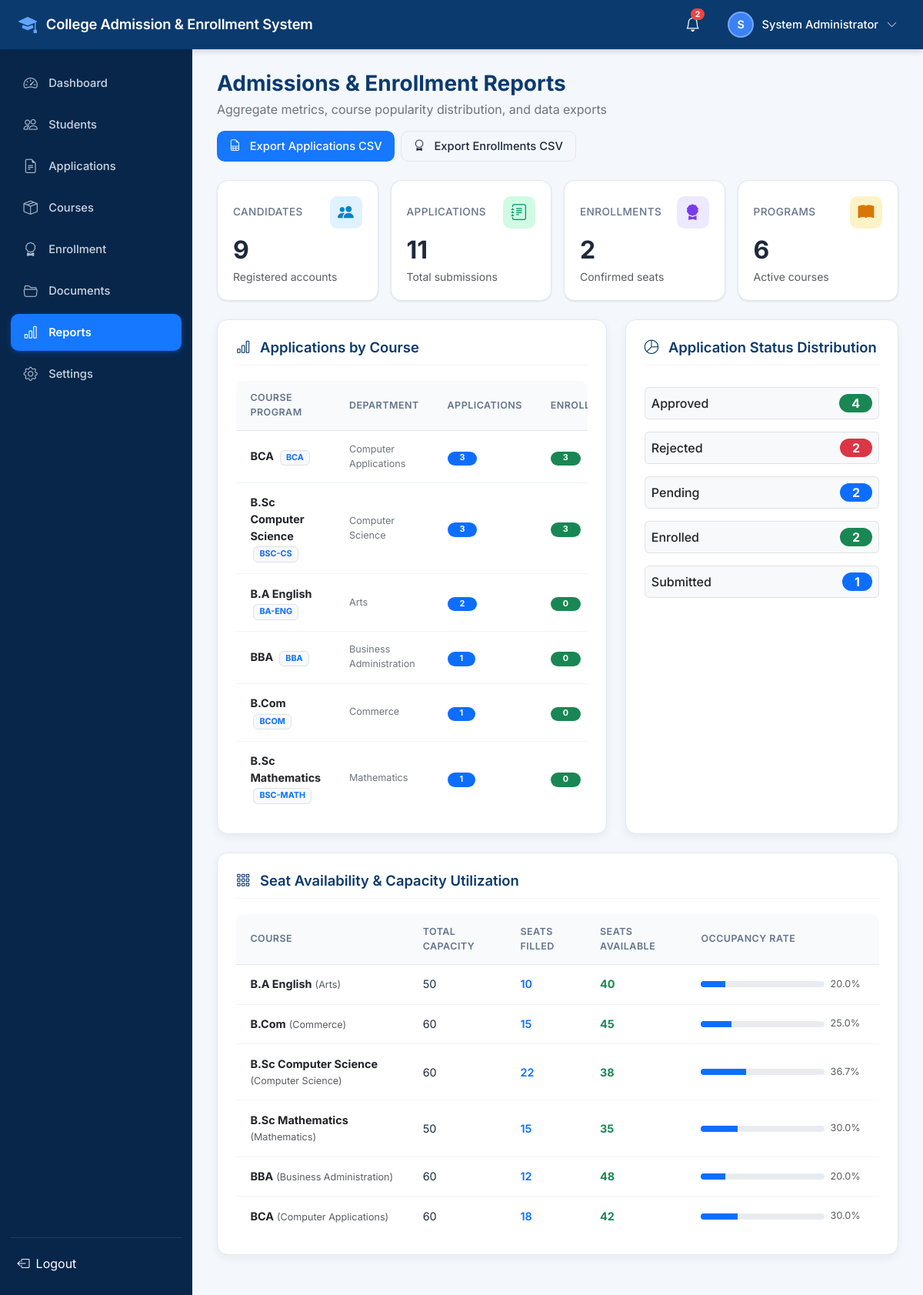
Page /reports/ (signed in) on the committed database.
### accounts/models.py (models this page shows, shortened)
class User(AbstractUser):
    ROLE_CHOICES = (
        ('ADMIN', 'Admin'),
        ('STUDENT', 'Student'),
    )
    role = models.CharField(max_length=20, choices=ROLE_CHOICES, default='STUDENT')
    email = models.EmailField(unique=True)
    phone_number = models.CharField(max_length=20, blank=True, null=True)
    profile_picture = models.ImageField(upload_to='profiles/', blank=True, null=True)
    created_at = models.DateTimeField(auto_now_add=True)
    updated_at = models.DateTimeField(auto_now=True)
    USERNAME_FIELD = 'email'
    REQUIRED_FIELDS = ['username', 'first_name', 'last_name']
    @property
    def is_student(self):
        return self.role == 'STUDENT'
    @property
    def is_admin_user(self):
        return self.role == 'ADMIN' or self.is_staff or self.is_superuser
    @property
    def full_name(self):
        name = f"{self.first_name} {self.last_name}".strip()
        return name if name else self.username

### courses/models.py (models this page shows, shortened)
class Course(models.Model):
    STATUS_CHOICES = (
        ('Active', 'Active'),
        ('Inactive', 'Inactive'),
    )
    course_name = models.CharField(max_length=150)
    course_code = models.CharField(max_length=30, unique=True)
    department = models.CharField(max_length=100)
    description = models.TextField(blank=True)
    duration = models.CharField(max_length=50, default='3 Years')
    total_seats = models.PositiveIntegerField(default=60, validators=[MinValueValidator(1)])
    available_seats = models.PositiveIntegerField(default=60)
    eligibility = models.TextField(default='10+2 Higher Secondary Examination passed with minimum 50% aggregate marks.')
    fees = models.DecimalField(max_digits=10, decimal_places=2, default=45000.00)
    status = models.CharField(max_length=20, choices=STATUS_CHOICES, default='Active')
    created_at = models.DateTimeField(auto_now_add=True)
    updated_at = models.DateTimeField(auto_now=True)
    class Meta:
        ordering = ['course_name']
    @property
    def filled_seats(self):
        return max(0, self.total_seats - self.available_seats)
    @property
    def occupancy_rate(self):
        if self.total_seats == 0:
            return 0
        return round((self.filled_seats / self.total_seats) * 100, 1)

### reports/views.py (the view)
# urls.py: path('', views.reports_overview, name='overview'),
@admin_required
def reports_overview(request):
    total_students = User.objects.filter(role='STUDENT').count()
    total_applications = AdmissionApplication.objects.count()
    total_enrollments = Enrollment.objects.filter(status='Confirmed').count()
    total_courses = Course.objects.count()
    apps_by_course = Course.objects.annotate(
        app_count=Count('applications'),
        enr_count=Count('enrollments')
    ).order_by('-app_count')
    status_counts = AdmissionApplication.objects.values('status').annotate(count=Count('id')).order_by('-count')
    courses_seats = Course.objects.all().order_by('course_name')
    return render(request, 'reports/overview.html', {
        'total_students': total_students,
        'total_applications': total_applications,
        'total_enrollments': total_enrollments,
        'total_courses': total_courses,
        'apps_by_course': apps_by_course,
        'status_counts': status_counts,
        'courses_seats': courses_seats,
    })

### templates/reports/overview.html (shortened to what this page needs)
{% extends 'base.html' %}
{% load static %}
{% block content %}
<div class="mb-4 d-flex flex-wrap justify-content-between align-items-center gap-3">
  <div>
    <h3 class="fw-bold mb-1" style="color: #0B3A6E;">Admissions & Enrollment Reports</h3>
    <p class="text-secondary mb-0">Aggregate metrics, course popularity distribution, and data exports</p>
  </div>
  <div class="d-flex flex-wrap gap-2">
    <a href="{% url 'reports:export_applications' %}" class="btn btn-primary-custom py-2 px-3 small">
      <i class="bi bi-file-earmark-spreadsheet me-1"></i> Export Applications CSV
    </a>
    <a href="{% url 'reports:export_enrollments' %}" class="btn btn-outline-custom py-2 px-3 small">
      <i class="bi bi-award me-1"></i> Export Enrollments CSV
    </a>
  </div>
</div>
<div class="row g-3 mb-4">
  <div class="col-sm-6 col-md-3">
    <div class="stat-card">
      <div class="stat-header">
        <span class="stat-title">Candidates</span>
        <div class="stat-icon stat-icon-blue"><i class="bi bi-people-fill"></i></div>
      </div>
      <div class="stat-value">{{ total_students }}</div>
      <small class="text-muted">Registered accounts</small>
    </div>
  </div>
  <div class="col-sm-6 col-md-3">
    <div class="stat-card">
      <div class="stat-header">
        <span class="stat-title">Applications</span>
        <div class="stat-icon stat-icon-green"><i class="bi bi-journal-text"></i></div>
      </div>
      <div class="stat-value">{{ total_applications }}</div>
      <small class="text-muted">Total submissions</small>
    </div>
  </div>
  <div class="col-sm-6 col-md-3">
    <div class="stat-card">
      <div class="stat-header">
        <span class="stat-title">Enrollments</span>
        <div class="stat-icon stat-icon-purple"><i class="bi bi-award-fill"></i></div>
      </div>
      <div class="stat-value">{{ total_enrollments }}</div>
      <small class="text-muted">Confirmed seats</small>
    </div>
  </div>
  <div class="col-sm-6 col-md-3">
    <div class="stat-card">
      <div class="stat-header">
        <span class="stat-title">Programs</span>
        <div class="stat-icon stat-icon-amber"><i class="bi bi-book-fill"></i></div>
      </div>
      <div class="stat-value">{{ total_courses }}</div>
      <small class="text-muted">Active courses</small>
    </div>
  </div>
</div>
<div class="row g-4 mb-4">
  <div class="col-lg-7">
    <div class="card-custom h-100 mb-0">
      <div class="card-custom-header">
        <h5 class="card-title-custom"><i class="bi bi-bar-chart me-2"></i> Applications by Course</h5>
      </div>
      <div class="table-custom-container border-0">
        <table class="table-custom">
          <thead>
            <tr>
              <th>Course Program</th>
              <th>Department</th>
              <th>Applications</th>
              <th>Enrollments</th>
            </tr>
          </thead>
          <tbody>
            {% for item in apps_by_course %}
              <tr>
                <td>
                  <strong class="text-dark">{{ item.course_name }}</strong>
                  <span class="badge bg-light text-primary border ms-1 small">{{ item.course_code }}</span>
                </td>
                <td class="text-secondary small">{{ item.department }}</td>
                <td><span class="badge bg-primary rounded-pill px-3">{{ item.app_count }}</span></td>
                <td><span class="badge bg-success rounded-pill px-3">{{ item.enr_count }}</span></td>
              </tr>
            {% endfor %}
          </tbody>
        </table>
      </div>
    </div>
  </div>
  <div class="col-lg-5">
    <div class="card-custom h-100 mb-0">
      <div class="card-custom-header">
        <h5 class="card-title-custom"><i class="bi bi-pie-chart me-2"></i> Application Status Distribution</h5>
      </div>
      <div class="d-flex flex-column gap-3 py-2">
        {% for st in status_counts %}
          <div class="d-flex justify-content-between align-items-center p-2 rounded bg-light border">
            <span class="fw-medium text-dark">{{ st.status }}</span>
            <span class="badge {% if st.status == 'Approved' or st.status == 'Enrolled' %}bg-success{% elif st.status == 'Rejected' %}bg-danger{% else %}bg-primary{% endif %} fs-6 px-3 py-1 rounded-pill">
              {{ st.count }}
            </span>
          </div>
        {% endfor %}
      </div>
    </div>
  </div>
</div>
<div class="card-custom">
  <div class="card-custom-header">
    <h5 class="card-title-custom"><i class="bi bi-grid-3x3-gap me-2"></i> Seat Availability & Capacity Utilization</h5>
  </div>
  <div class="table-custom-container border-0">
    <table class="table-custom">
      <thead>
        <tr>
          <th>Course</th>
          <th>Total Capacity</th>
          <th>Seats Filled</th>
          <th>Seats Available</th>
          <th>Occupancy Rate</th>
        </tr>
      </thead>
      <tbody>
        {% for c in courses_seats %}
          <tr>
            <td>
              <strong class="text-dark">{{ c.course_name }}</strong>
              <small class="text-muted">({{ c.department }})</small>
            </td>
            <td>{{ c.total_seats }}</td>
            <td class="text-primary fw-semibold">{{ c.filled_seats }}</td>
            <td class="text-success fw-bold">{{ c.available_seats }}</td>
            <td style="width: 250px;">
              <div class="d-flex align-items-center gap-2">
                <div class="progress flex-grow-1" style="height: 8px;">
                  <div class="progress-bar {% if c.occupancy_rate > 80 %}bg-danger{% elif c.occupancy_rate > 50 %}bg-warning{% else %}bg-primary{% endif %}" role="progressbar" style="width: {{ c.occupancy_rate }}%;"></div>
                </div>
                <small class="text-muted" style="width: 45px;">{{ c.occupancy_rate }}%</small>
              </div>
            </td>
          </tr>
        {% endfor %}
      </tbody>
    </table>
  </div>
</div>
{% endblock %}

### templates/base.html (shortened to what this page needs)
{% load static %}
<!DOCTYPE html>
<html lang="en">
<head>
  <link href="https://cdn.jsdelivr.net/npm/bootstrap@5.3.3/dist/css/bootstrap.min.css" rel="stylesheet">
  <link rel="stylesheet" href="https://cdn.jsdelivr.net/npm/bootstrap-icons@1.11.3/font/bootstrap-icons.min.css">
  <link rel="stylesheet" href="{% static 'css/style.css' %}">
</head>
<body>
  <header class="portal-header">
    <div class="d-flex align-items-center gap-3">
      <a href="{% if user.is_authenticated %}{% if user.is_admin_user %}{% url 'accounts:admin_dashboard' %}{% else %}{% url 'students:dashboard' %}{% endif %}{% else %}{% url 'accounts:home' %}{% endif %}" class="portal-brand text-decoration-none">
        <i class="bi bi-mortarboard-fill"></i>
        <span>College Admission & Enrollment System</span>
      </a>
    </div>
    <div class="portal-header-right">
      {% if user.is_authenticated %}
        <div class="dropdown">
          <button class="notification-bell-btn" id="notifDropdown" data-bs-toggle="dropdown" aria-expanded="false" title="Notifications">
            <i class="bi bi-bell"></i>
            {% if unread_notifications_count > 0 %}
              <span class="notification-badge">{{ unread_notifications_count }}</span>
            {% endif %}
          </button>
        </div>
        <div class="dropdown">
          <button class="header-user-btn" id="userMenuDropdown" data-bs-toggle="dropdown" aria-expanded="false">
            <div class="header-avatar">
              {% if user.profile_picture %}
                <img src="{{ user.profile_picture.url }}" alt="{{ user.full_name }}" class="w-100 h-100 rounded-circle">
              {% else %}
                {{ user.first_name|first|default:user.username|first|upper }}
              {% endif %}
            </div>
            <span class="header-user-name d-none d-sm-inline">{{ user.full_name|default:user.username }}</span>
            <i class="bi bi-chevron-down small opacity-75"></i>
          </button>
        </div>
      {% endif %}
    </div>
  </header>
  {% if user.is_authenticated %}
    <div class="portal-layout">
      <aside class="portal-sidebar">
        <ul class="sidebar-menu">
          {% if user.is_student %}
            <li class="sidebar-item {% if request.resolver_match.view_name == 'students:dashboard' %}active{% endif %}">
              <a href="{% url 'students:dashboard' %}"><i class="bi bi-speedometer2"></i> Dashboard</a>
            </li>
            <li class="sidebar-item {% if request.resolver_match.view_name == 'students:profile' %}active{% endif %}">
              <a href="{% url 'students:profile' %}"><i class="bi bi-person"></i> My Profile</a>
            </li>
            <li class="sidebar-item {% if request.resolver_match.view_name == 'admissions:apply' %}active{% endif %}">
              <a href="{% url 'admissions:apply' %}"><i class="bi bi-file-earmark-plus"></i> Apply for Admission</a>
            </li>
            <li class="sidebar-item {% if 'my_applications' in request.resolver_match.view_name or 'application_detail' in request.resolver_match.view_name %}active{% endif %}">
              <a href="{% url 'admissions:my_applications' %}"><i class="bi bi-journal-text"></i> My Applications</a>
            </li>
            <li class="sidebar-item {% if 'courses' in request.resolver_match.app_name and not user.is_admin_user %}active{% endif %}">
              <a href="{% url 'courses:list' %}"><i class="bi bi-book"></i> Courses</a>
            </li>
            <li class="sidebar-item {% if 'enrollments' in request.resolver_match.app_name %}active{% endif %}">
              <a href="{% url 'enrollments:my_enrollments' %}"><i class="bi bi-award"></i> Enrollment</a>
            </li>
            <li class="sidebar-item {% if 'documents' in request.resolver_match.app_name %}active{% endif %}">
              <a href="{% url 'documents:list' %}"><i class="bi bi-folder2-open"></i> Documents</a>
            </li>
            <li class="sidebar-item {% if 'notifications' in request.resolver_match.app_name %}active{% endif %}">
              <a href="{% url 'notifications:list' %}"><i class="bi bi-bell"></i> Notifications</a>
            </li>
            <li class="sidebar-item {% if request.resolver_match.view_name == 'accounts:settings' %}active{% endif %}">
              <a href="{% url 'accounts:settings' %}"><i class="bi bi-gear"></i> Settings</a>
            </li>
          {% else %}
            <li class="sidebar-item {% if request.resolver_match.view_name == 'accounts:admin_dashboard' %}active{% endif %}">
              <a href="{% url 'accounts:admin_dashboard' %}"><i class="bi bi-speedometer2"></i> Dashboard</a>
            </li>
            <li class="sidebar-item {% if 'students:manage' in request.resolver_match.view_name or 'student_detail' in request.resolver_match.view_name %}active{% endif %}">
              <a href="{% url 'students:manage' %}"><i class="bi bi-people"></i> Students</a>
            </li>
            <li class="sidebar-item {% if 'admissions:admin' in request.resolver_match.view_name %}active{% endif %}">
              <a href="{% url 'admissions:admin_manage' %}"><i class="bi bi-file-earmark-text"></i> Applications</a>
            </li>
            <li class="sidebar-item {% if 'courses' in request.resolver_match.app_name %}active{% endif %}">
              <a href="{% url 'courses:manage' %}"><i class="bi bi-box-seam"></i> Courses</a>
            </li>
            <li class="sidebar-item {% if 'enrollments' in request.resolver_match.app_name %}active{% endif %}">
              <a href="{% url 'enrollments:manage' %}"><i class="bi bi-award"></i> Enrollment</a>
            </li>
            <li class="sidebar-item {% if 'documents' in request.resolver_match.app_name %}active{% endif %}">
              <a href="{% url 'documents:manage' %}"><i class="bi bi-folder2-open"></i> Documents</a>
            </li>
            <li class="sidebar-item {% if 'reports' in request.resolver_match.app_name %}active{% endif %}">
              <a href="{% url 'reports:overview' %}"><i class="bi bi-bar-chart"></i> Reports</a>
            </li>
            <li class="sidebar-item {% if request.resolver_match.view_name == 'accounts:settings' %}active{% endif %}">
              <a href="{% url 'accounts:settings' %}"><i class="bi bi-gear"></i> Settings</a>
            </li>
          {% endif %}
        </ul>
        <div class="sidebar-footer">
          <form action="{% url 'accounts:logout' %}" method="post">
            <button type="submit" class="btn btn-link text-white text-decoration-none w-100 text-start p-2 d-flex align-items-center gap-2 rounded hover-bg">
              <i class="bi bi-box-arrow-left"></i> Logout
            </button>
          </form>
        </div>
      </aside>
      <main class="portal-content">
        {% block content %}{% endblock %}
      </main>
    </div>
  {% else %}
    <main class="flex-grow-1">
      {% block public_content %}{% endblock %}
    </main>
  {% endif %}
</body>
</html>

### rows in the picture
User: first_name|first "S", full_name "System Administrator"
Course: course_name "BCA", course_code "BCA", department "Computer Applications", app_count "3", enr_count "3", total_seats "60", filled_seats "18", available_seats "42", occupancy_rate "30.0"
Course: course_name "B.Sc Computer Science", course_code "BSC-CS", department "Computer Science", app_count "3", enr_count "3", total_seats "60", filled_seats "22", available_seats "38", occupancy_rate "36.7"
Course: course_name "B.A English", course_code "BA-ENG", department "Arts", app_count "2", enr_count "0", total_seats "50", filled_seats "10", available_seats "40", occupancy_rate "20.0"
Course: course_name "BBA", course_code "BBA", department "Business Administration", app_count "1", enr_count "0", total_seats "60", filled_seats "12", available_seats "48", occupancy_rate "20.0"
Course: course_name "B.Com", course_code "BCOM", department "Commerce", app_count "1", enr_count "0", total_seats "60", filled_seats "15", available_seats "45", occupancy_rate "25.0"
Course: course_name "B.Sc Mathematics", course_code "BSC-MATH", department "Mathematics", app_count "1", enr_count "0", total_seats "50", filled_seats "15", available_seats "35", occupancy_rate "30.0"

### other values in the picture
{{ unread_notifications_count }} "2"
{{ total_students }} "9"
{{ total_applications }} "11"
{{ total_enrollments }} "2"
{{ total_courses }} "6"
{{ st.status }} "Approved" "Rejected" "Pending" "Enrolled" "Submitted"
{{ st.count }} "4" "2" "2" "2" "1"
